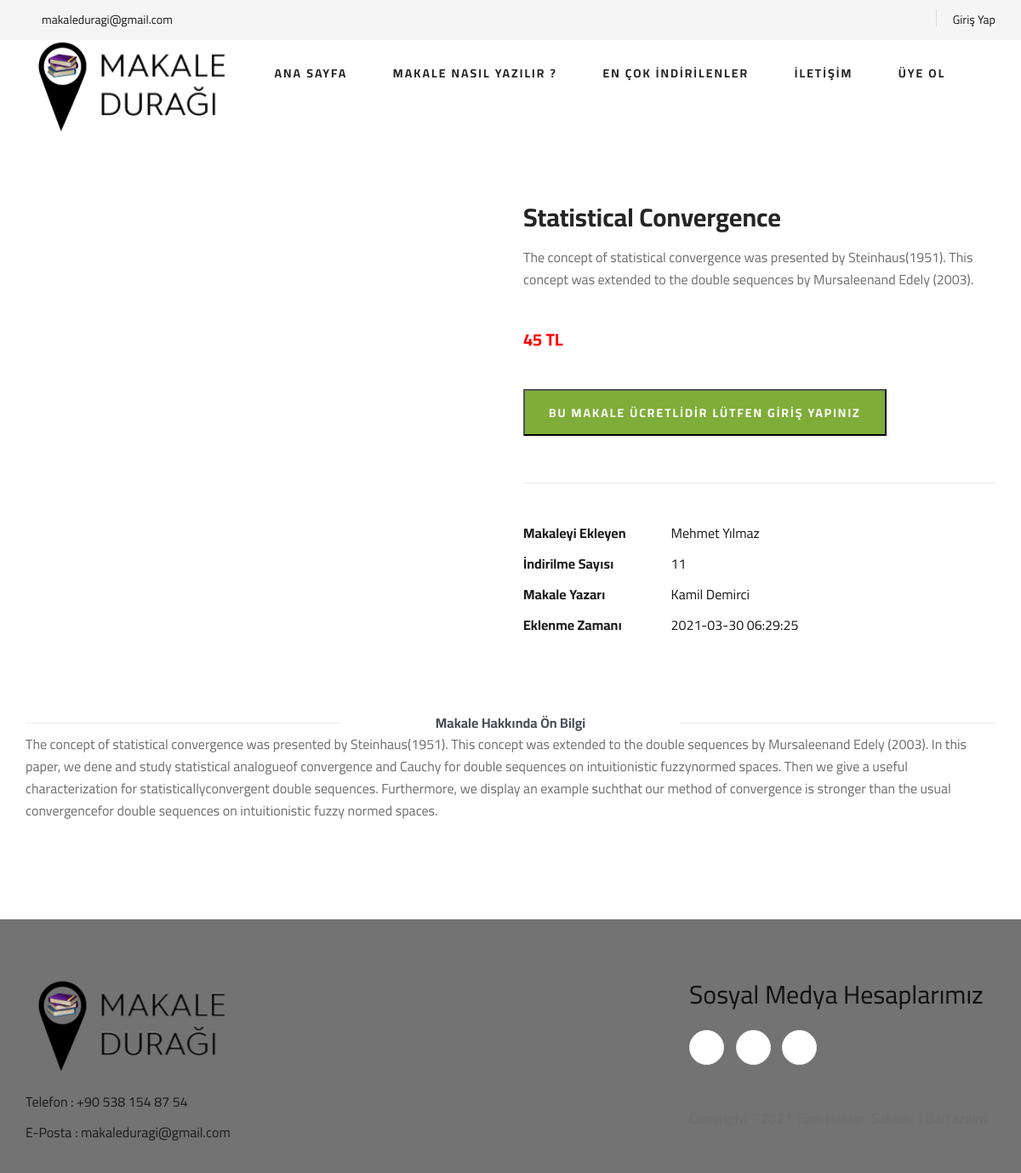
Page /article-details.php?article_id=14 on the committed database.
### tables this page shows
CREATE TABLE `articles` (
  `article_id` int(11) NOT NULL,
  `article_title` varchar(255) NOT NULL,
  `article_photo` varchar(255) NOT NULL,
  `article_file` varchar(255) NOT NULL,
  `article_download` int(11) NOT NULL,
  `article_writing` varchar(255) NOT NULL,
  `article_add_time` timestamp NOT NULL DEFAULT current_timestamp(),
  `article_description` text NOT NULL,
  `article_information` text NOT NULL,
  `article_category_id` int(11) NOT NULL,
  `article_user_id` int(11) NOT NULL,
  `article_status` int(11) DEFAULT 0,
  `article_price` varchar(255) NOT NULL
);

CREATE TABLE `users` (
  `user_id` int(11) NOT NULL,
  `user_name` varchar(250) NOT NULL,
  `user_surname` varchar(255) NOT NULL,
  `user_job` varchar(250) NOT NULL,
  `user_jobtitle` varchar(250) NOT NULL,
  `user_mail` varchar(250) NOT NULL,
  `user_phone` varchar(250) NOT NULL,
  `user_username` varchar(250) NOT NULL,
  `user_password` varchar(500) NOT NULL,
  `user_status` int(11) NOT NULL DEFAULT 0
);

### article-details.php (the view, shortened to what this page needs)
<?php include 'header.php';
    $article_id = $_GET["article_id"];
    $article = $db->prepare("SELECT * FROM articles INNER JOIN users ON users.user_id=articles.article_user_id WHERE article_id=?");
    $article->execute(array($article_id));
    $article_check = $article->fetch(PDO::FETCH_ASSOC);
?>
<section class="product-details spad">
    <div class="container">
        <div class="row">
            <div class="col-lg-6 col-md-6">
                <div class="product__details__pic">
                    <div class="product__details__pic__item">
                    </div>
                </div>
            </div>
        <div class="col-lg-6 col-md-6">
            <div class="product__details__text">
                <h3><?php echo $article_check["article_title"]; ?></h3>
                <p><?php echo $article_check["article_information"]; ?></p>
                <?php
                        $articles = $db->prepare("SELECT * FROM articles WHERE article_id=?");
                        $articles->execute(array($article_id));
                        $price_check = $articles->fetch(PDO::FETCH_ASSOC);
                        if ($price_check['article_price']>0) { ?>
                            <p style="font-size: 20px;color:red"><b><?php echo $price_check['article_price'] ?> TL</b></p>
                        <button class="primary-btn">BU MAKALE ÜCRETLİDİR LÜTFEN GİRİŞ YAPINIZ</button>
                        <?php }
                        else {?>
                        <p style="font-size: 20px;color:red"><b>Ücretsiz</b></p>
                        <button class="primary-btn">BU MAKALEYİ ÜCRETSİZ OLARAK İNDİREBİLMEK İÇİN GİRİŞ YAPINIZ</button>
                        <?php } ?>
                <ul>
                    <li><b>Makaleyi Ekleyen</b> <span><?php echo $article_check["user_name"]; ?> <?php echo $article_check["user_surname"]; ?></span></li>
                    <li><b>İndirilme Sayısı</b> <span><?php echo $article_check["article_download"]; ?></span></li>
                    <li><b>Makale Yazarı</b> <span><?php echo $article_check["article_writing"]; ?></span></li>
                    <li><b>Eklenme Zamanı</b> <span><?php echo $article_check["article_add_time"]; ?></span></li>
                </ul>
            </div>
        </div>
        <div class="col-lg-12">
            <div class="product__details__tab">
                <ul class="nav nav-tabs" role="tablist">
                    <li class="nav-item">
                        <a class="nav-link active">
                            Makale Hakkında Ön Bilgi
                        </a>
                    </li>
                </ul>
            <div class="tab-content">
                <p><?php echo $article_check["article_description"]; ?></p>
            </div>
            </div>
        </div>
        </div>
    </div>
</section>
<?php include 'footer.php'; ?>

### header.php (shortened to what this page needs)
<!DOCTYPE html>
<html lang="en">
<head>
    <link rel="stylesheet" href="css/bootstrap.min.css" type="text/css">
    <link rel="stylesheet" href="css/font-awesome.min.css" type="text/css">
    <link rel="stylesheet" href="css/elegant-icons.css" type="text/css">
    <link rel="stylesheet" href="css/nice-select.css" type="text/css">
    <link rel="stylesheet" href="css/jquery-ui.min.css" type="text/css">
    <link rel="stylesheet" href="css/owl.carousel.min.css" type="text/css">
    <link rel="stylesheet" href="css/slicknav.min.css" type="text/css">
    <link rel="stylesheet" href="css/style.css" type="text/css">
    <link rel="stylesheet" type="text/css" href="css/style.css"/>
</head>
<body>
    <header class="header">
        <div class="header__top">
            <div class="container">
                <div class="row">
                    <div class="col-lg-6 col-md-6">
                        <div class="header__top__left">
                            <ul>
                                <li><i class="fa fa-envelope"></i> makaleduragi@gmail.com</li>
                            </ul>
                        </div>
                    </div>
                    <div class="col-lg-6 col-md-6">
                        <div class="header__top__right">
                            <div class="header__top__right__social">
                                <a><i class="fa fa-facebook"></i></a>
                                <a><i class="fa fa-twitter"></i></a>
                                <a><i class="fa fa-linkedin"></i></a>
                            </div>
                            <div class="header__top__right__auth">
                                 <a href="admin-panel/login.php">Giriş Yap </a>
                            </div>
                        </div>
                    </div>
                </div>
            </div>
        </div>
        <div class="container">
            <div class="row">
                <div class="col-lg-3">
                    <div class="header_logo">
                        <a href="./index.php"><img src="img/logo.png" alt=""></a>
                    </div>
                </div>
                <div class="col-lg-9">
                    <nav class="header__menu">
                        <ul>
                            <li><a href="./index.php">Ana Sayfa</a></li>
                            <li><a href="./blog.php">Makale Nasıl Yazılır ?</a></li>
                            <li><a href="./max-download.php">EN ÇOK İNDİRİLENLER</a></li>
                            <li><a href="./contact.php">İLETİŞİM</a></li>
                            <li><a href="./sign-up.php">ÜYE OL</a></li>
                        </ul>
                    </nav>
                </div>
            </div>
        </div>
    </header>

### footer.php (shortened to what this page needs)
<footer class="footer spad"  style="background-color: #737373">
    <div class="container">
        <div class="row">
            <div class="col-lg-3 col-md-6 col-sm-6">
                <div class="footer__about">
                    <div class="footer__about__logo">
                        <a href="./index.php"><img src="img/logo.png" alt=""></a>
                    </div>
                    <ul>
                        <li>Telefon : +90 538 154 87 54</li>
                        <li>E-Posta : makaleduragi@gmail.com</li>
                    </ul>
                </div>
            </div>
        <div class="col-lg-4 col-md-6 col-sm-6 offset-lg-1">
        </div>
        <div class="col-lg-4 col-md-12">
            <div class="footer__widget">
                <div class="footer__widget__social">
                    <h3>Sosyal Medya Hesaplarımız</h3><br>
                    <a><i class="fa fa-facebook"></i></a>
                    <a><i class="fa fa-instagram"></i></a>
                    <a><i class="fa fa-twitter"></i></a>
                    <p style="margin-top:50px;font-size:17px;">
                    </p>
                </div>
            </div>
        </div>
        </div>
    </div>
</footer>

### rows in the picture
articles: article_title "Statistical Convergence", article_information "The concept of statistical convergence was presented by Steinhaus(1951). This concept was extended to the double sequences by Mursaleenand Edely (2003).", article_price "45", article_user.user_name "Mehmet", article_user.user_surname "Yılmaz", article_download "11", article_writing "Kamil Demirci", article_add_time "2021-03-30 06:29:25", article_description "The concept of statistical convergence was presented by Steinhaus(1951). This concept was extended to the double sequences by Mursaleenand Edely (2003). In this paper, we de ne and study statistical analogueof convergence and Cauchy for double sequences on intuitionistic fuzzynormed spaces. Then we give a useful characterization for statisticallyconvergent double sequences. Furthermore, we display an example suchthat our method of convergence is stronger than the usual convergencefor double sequences on intuitionistic fuzzy normed spaces."
